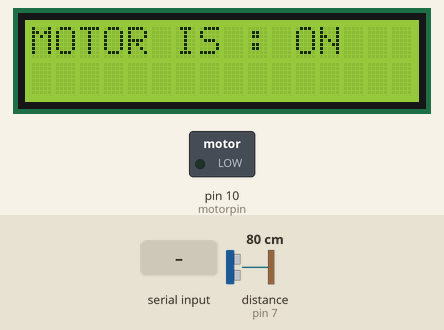
This sketch was run on a simulated Arduino Uno, built with avr-gcc and run on an emulated ATmega328P. On the bench: 16×2 character LCD, switched loads named in the sketch (green lamp = pin HIGH). Wiring (inferred from the names in the program): ultrasonic range finder: trigger pin 8; echo pin 7. The test bench sets the inputs (shaded band); at power-on: distance to the obstacle (sensor on pin 7) 80 cm. The echo pulse lasts 58.3 µs per cm; pins used as bus, display or sensor lines are not drawn; what the sketch prints to the serial monitor is not drawn.

Above: at 2.1 s.
2.2 s: distance to the obstacle (sensor on pin 7) set to 6 cm
At 4.0 s:
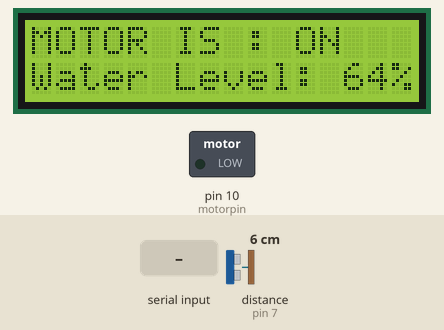
4.5 s: distance to the obstacle (sensor on pin 7) set to 3 cm
At 5.7 s:
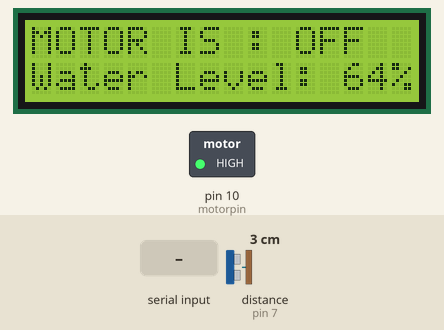
6.5 s: "b" received over Serial
At 10.5 s:
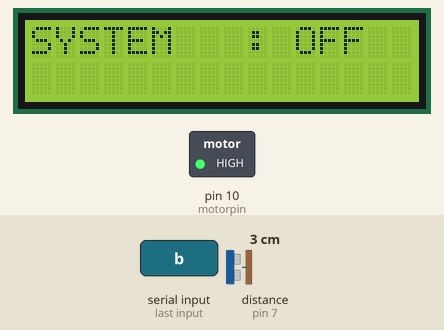
10.7 s: "a" received over Serial
At 12.6 s:
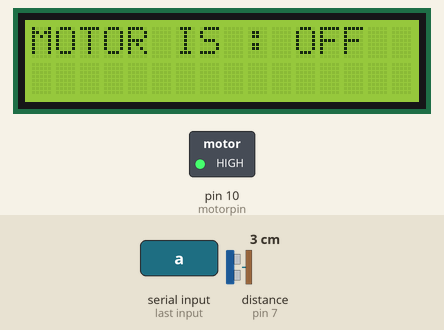
Timing chart, 0 to 14.1 s (numbered marks = the images above; inputs shaded):
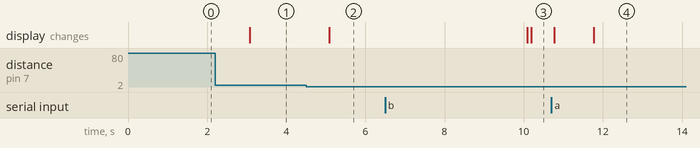

The sketch:

Ultasonic-water-level.ino
```cpp
#include <LiquidCrystal.h>
LiquidCrystal lcd(9, 12, 6, 4, 3, 11);
void (* resetFunc) (void)=0;

const int trigpin= 8;
const int echopin= 7;
const int motorpin=10;
int inputValue;
long duration;
int distance;

int PercentageFunction(){

  int n=14;
  int m;
  float percentage;
  digitalWrite(trigpin,HIGH);
  delayMicroseconds(100);
  digitalWrite(trigpin,LOW);
  duration=pulseIn(echopin,HIGH);
  distance = duration*0.034/2;
  m=n-distance;
  percentage=m*100/n;
  return percentage;

}

void setup(){
   int flag = 0;
  lcd.begin(16, 2);
  lcd.print("MOTOR IS : ");
  pinMode(motorpin,OUTPUT);
  pinMode(echopin,INPUT);
  pinMode(trigpin,OUTPUT);
  Serial.begin(9600);
  if (flag==0){
    lcd.print("ON");
  }

  while(true){
 if(inputValue=='b'){
      lcd.setCursor(0, 0);
      lcd.print("SYSTEM  OFF   ");
      lcd.setCursor(0, 1);
      lcd.print("                  ");
      Serial.println("off");
      digitalWrite(motorpin,HIGH);
      delay(100);
      break;
    }
    delay(1000);
    int p=PercentageFunction();

    if(p>0){
      Serial.println(p);


    }

    if(p<77 && p>0){
      digitalWrite(motorpin,LOW);
      lcd.setCursor(0, 1);
      lcd.print("Water Level: ");
      lcd.print(p);
      lcd.print("%");
    }

     if(p>=77){
      digitalWrite(motorpin,HIGH);
       lcd.setCursor(9, 0);
      lcd.print(": OFF");
      delay(5000);
      flag = 1;

    }

    inputValue=Serial.read();


  }
  if(flag==1){
    lcd.setCursor(8, 0);
    lcd.print(" : OFF");

  }


}

void loop(){

  inputValue=Serial.read();

  if(inputValue=='a'){

    Serial.println("on");
    resetFunc();
  }

}
```

Measured:
- the behaviour switches between 5 and 4 cm on distance to the obstacle (sensor on pin 7) (found by bisection; images 1 and 2)
- after the input at 2.2 s, the display: changes after 0.88 s (image 1)
- after the input at 4.5 s, pin 10 (motorpin): LOW → HIGH after 0.58 s; the display: changes after 0.58 s (image 2)
- after the input at 6.5 s, the display: first changes after 3.6 s (image 3 shows a later state)
- after the input at 10.7 s, the display: first changes after 0.07 s (image 4 shows a later state)
